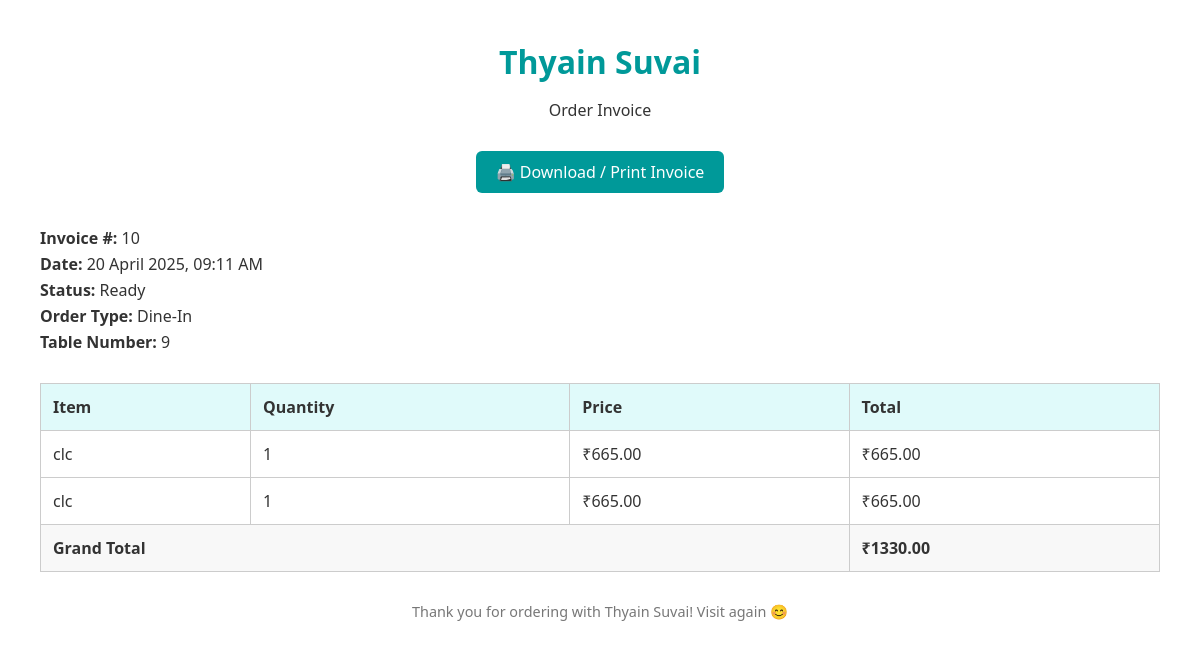
/invoice/10, run on an earlier commit of the app's database.
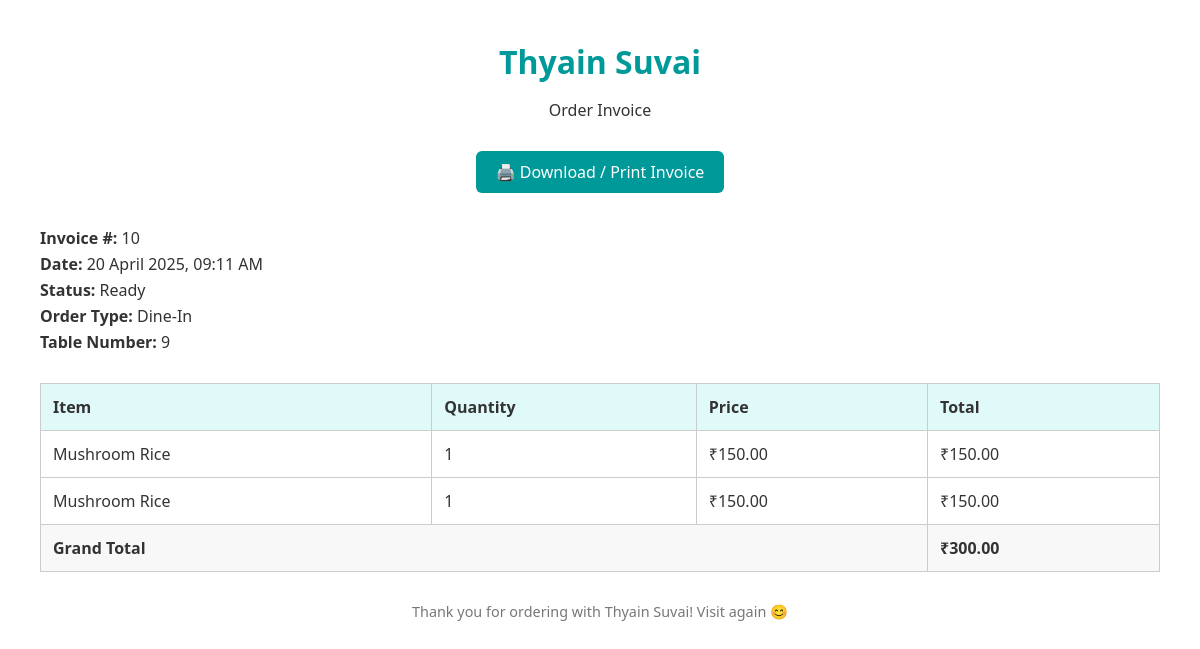
And on a later commit of the database.
### models.py (models this page shows)
class Order(db.Model):
    id = db.Column(db.Integer, primary_key=True)
    customer_id = db.Column(db.Integer, db.ForeignKey('customer.id'), nullable=False)
    status = db.Column(db.String(50), default='Pending')  # e.g., Pending, Accepted, Preparing, Delivered, Cancelled
    order_time = db.Column(db.DateTime, server_default=db.func.now())
    items = db.relationship('OrderItem', backref='order')
    table_number = db.Column(db.Integer , nullable=True)
    order_type=db.Column(db.String(20),default="Dine-In")
    payment_id = db.Column(db.Integer, db.ForeignKey('payment.id'), nullable=True)
    coupon_id = db.Column(db.Integer, db.ForeignKey('coupon.id'), nullable=True)
    address_id = db.Column(db.Integer, db.ForeignKey('address.id'))
    address = db.relationship('Address')  # ✅ This is important
    customer = db.relationship('Customer', backref='orders')

class MenuItem(db.Model):
    id = db.Column(db.Integer, primary_key=True)
    name = db.Column(db.String(100), nullable=False)
    description = db.Column(db.String(255))
    price = db.Column(db.Float, nullable=False)
    quantity_available = db.Column(db.Integer, nullable=False)  # quantity available in stock
    is_available = db.Column(db.Boolean, default=True)
    image = db.Column(db.String(100))  # stores image filename

### app.py (the view)
@app.route("/invoice/<int:order_id>")
def view_invoice(order_id):
    order = Order.query.get_or_404(order_id)
    items_with_details = []
    total = 0
    ist = pytz_timezone('Asia/Kolkata')
    local_time = order.order_time.replace(tzinfo=timezone.utc).astimezone(ist)
    for item in order.items:
        detail = {
            'name': item.menu_item.name,
            'quantity': item.quantity,
            'price': item.menu_item.price,
            'total': item.menu_item.price * item.quantity
        }
        items_with_details.append(detail)
        total += detail['total']
    return render_template("invoice.html", order=order, items=items_with_details, total_amount=total, local_time=local_time)

### templates/invoice.html (shortened to what this page needs)
<!DOCTYPE html>
<html lang="en">
<head>
</head>
<body>
  <div class="header">
    <h1>Thyain Suvai</h1>
    <p>Order Invoice</p>
  </div>
  <div class="text-center">
    <a href="#" onclick="window.print()" class="btn-print">🖨️ Download / Print Invoice</a>
  </div>
  <div class="info">
    <p><strong>Invoice #:</strong> {{ order.id }}</p>
    <p><strong>Date:</strong> {{ order.order_time.strftime('%d %B %Y, %I:%M %p') }}</p>
    <p><strong>Status:</strong> {{ order.status }}</p>
    <p><strong>Order Type:</strong> {{ order.order_type }}</p>
    {% if order.order_type == 'Dine-In' %}
      <p><strong>Table Number:</strong> {{ order.table_number }}</p>
    {% endif %}
  </div>
  <table>
    <thead>
      <tr>
        <th>Item</th>
        <th>Quantity</th>
        <th>Price</th>
        <th>Total</th>
      </tr>
    </thead>
    <tbody>
      {% for item in items %}
      <tr>
        <td>{{ item.name }}</td>
        <td>{{ item.quantity }}</td>
        <td>₹{{ '%.2f' % item.price }}</td>
        <td>₹{{ '%.2f' % item.total }}</td>
      </tr>
      {% endfor %}
      <tr class="total-row">
        <td colspan="3">Grand Total</td>
        <td>₹{{ '%.2f' % total_amount }}</td>
      </tr>
    </tbody>
  </table>
  <div class="footer">
    <p>Thank you for ordering with Thyain Suvai! Visit again 😊</p>
  </div>
</body>
</html>

### templates/invoice.html (style rules this page uses)
body { font-family: 'Segoe UI', sans-serif; margin: 40px; color: #333; }
.header { text-align: center; margin-bottom: 30px; }
.header h1 { color: #009999; margin-bottom: 5px; }
.info { margin-bottom: 30px; }
.info p { margin: 4px 0; }
table { width: 100%; border-collapse: collapse; margin-bottom: 30px; }
th, td { border: 1px solid #ccc; padding: 12px; text-align: left; }
th { background-color: #e0fafa; }
.total-row { font-weight: bold; background-color: #f8f8f8; }
.footer { text-align: center; font-size: 0.9rem; color: #777; }
.text-center { text-align: center; }
.btn-print { display: inline-block; padding: 10px 20px; background-color: #009999; color: white; text-decoration: none; border-radius: 6px; margin-bottom: 30px; }

What changed in the data, as far as the page shows it:
changed MenuItem: name "clc" → "Mushroom Rice"; price "665.00" → "150.00"; total "665.00" → "150.00"
Also different on the page:
{{ '%.2f' % total_amount }}: "1330.00" → "300.00"
